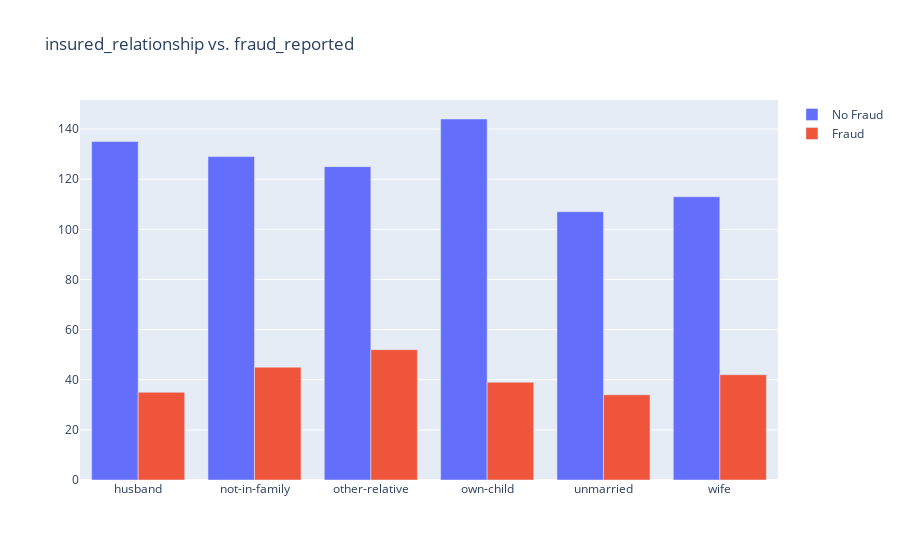

The notebook cell saved with this chart:
### Code cell
#incident_relationship vs fraud_reported
vis_data(data,"insured_relationship")

### Figure 1 — Plotly figure (JSON) as saved in the notebook; plotly's stock layout.template omitted (floating-point values rounded to 4 significant figures)
{"data": [{"name": "No Fraud", "type": "bar", "x": ["husband", "not-in-family", "other-relative", "own-child", "unmarried", "wife"], "y": [135, 129, 125, 144, 107, 113]}, {"name": "Fraud", "type": "bar", "x": ["husband", "not-in-family", "other-relative", "own-child", "unmarried", "wife"], "y": [35, 45, 52, 39, 34, 42]}], "layout": {"barmode": "group", "title": {"text": "insured_relationship vs. fraud_reported"}}}
